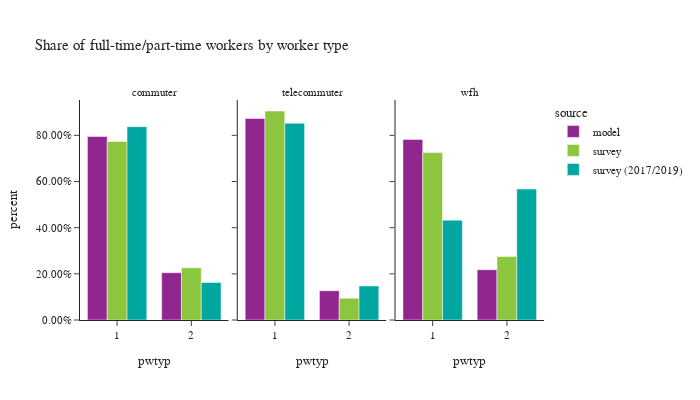

The cell this chart's notebook holds for it:
### Code cell
# worker counts by worker type
df_worker_count = workers.groupby(['source','worker_type','pwtyp'])['pdexpfac']. \
    sum().reset_index()
df_worker_count['percent'] = df_worker_count.groupby(['source','worker_type'], group_keys=False)['pdexpfac']. \
    apply(lambda x: x / float(x.sum()))

df_worker_count_ct = workers.groupby(['source','worker_type','pwtyp'])['pdexpfac'].count().reset_index(). \
    rename(columns={'pdexpfac':'sample count'})
df_worker_count = df_worker_count.merge(df_worker_count_ct, on=['source','worker_type','pwtyp']). \
    rename(columns={'pdexpfac':'total count'})

fig = px.bar(df_worker_count.sort_values(by=['source']), x='pwtyp', y="percent",
             facet_col="worker_type",color="source",hover_data=['sample count','total count'],
             barmode="group",
             title="Share of full-time/part-time workers by worker type")
fig.for_each_annotation(lambda a: a.update(text = a.text.split("=")[-1]))
fig.update_layout(height=400, width=700, font=dict(size=11),
                  yaxis_tickformat = '.2%')
fig.show()

### Figure 1 — Plotly figure (JSON) as saved in the notebook; plotly's stock layout.template omitted (floating-point values rounded to 4 significant figures)
{"data": [{"alignmentgroup": "True", "customdata": [[1358000.0, 1358000.0], [350000.0, 350000.0]], "hovertemplate": "source=model<br>worker_type=commuter<br>pwtyp=%{x}<br>percent=%{y}<br>sample count=%{customdata[0]}<br>total count=%{customdata[1]}<extra></extra>", "legendgroup": "model", "marker": {"color": "#91268F", "pattern": {"shape": ""}}, "name": "model", "offsetgroup": "model", "orientation": "v", "showlegend": true, "textposition": "auto", "type": "bar", "x": [1.0, 2.0], "xaxis": "x", "y": [0.7951, 0.2049], "yaxis": "y"}, {"alignmentgroup": "True", "customdata": [[257600.0, 257600.0], [37420.0, 37420.0]], "hovertemplate": "source=model<br>worker_type=telecommuter<br>pwtyp=%{x}<br>percent=%{y}<br>sample count=%{customdata[0]}<br>total count=%{customdata[1]}<extra></extra>", "legendgroup": "model", "marker": {"color": "#91268F", "pattern": {"shape": ""}}, "name": "model", "offsetgroup": "model", "orientation": "v", "showlegend": false, "textposition": "auto", "type": "bar", "x": [1.0, 2.0], "xaxis": "x2", "y": [0.8731, 0.1269], "yaxis": "y2"}, {"alignmentgroup": "True", "customdata": [[217400.0, 217400.0], [60530.0, 60530.0]], "hovertemplate": "source=model<br>worker_type=wfh<br>pwtyp=%{x}<br>percent=%{y}<br>sample count=%{customdata[0]}<br>total count=%{customdata[1]}<extra></extra>", "legendgroup": "model", "marker": {"color": "#91268F", "pattern": {"shape": ""}}, "name": "model", "offsetgroup": "model", "orientation": "v", "showlegend": false, "textposition": "auto", "type": "bar", "x": [1.0, 2.0], "xaxis": "x3", "y": [0.7822, 0.2178], "yaxis": "y3"}, {"alignmentgroup": "True", "customdata": [[373.0, 273900.0], [1573.0, 936900.0]], "hovertemplate": "source=survey<br>worker_type=commuter<br>pwtyp=%{x}<br>percent=%{y}<br>sample count=%{customdata[0]}<br>total count=%{customdata[1]}<extra></extra>", "legendgroup": "survey", "marker": {"color": "#8CC63E", "pattern": {"shape": ""}}, "name": "survey", "offsetgroup": "survey", "orientation": "v", "showlegend": true, "textposition": "auto", "type": "bar", "x": [2.0, 1.0], "xaxis": "x", "y": [0.2262, 0.7738], "yaxis": "y"}, {"alignmentgroup": "True", "customdata": [[71.0, 16110.0], [644.0, 154400.0]], "hovertemplate": "source=survey<br>worker_type=telecommuter<br>pwtyp=%{x}<br>percent=%{y}<br>sample count=%{customdata[0]}<br>total count=%{customdata[1]}<extra></extra>", "legendgroup": "survey", "marker": {"color": "#8CC63E", "pattern": {"shape": ""}}, "name": "survey", "offsetgroup": "survey", "orientation": "v", "showlegend": false, "textposition": "auto", "type": "bar", "x": [2.0, 1.0], "xaxis": "x2", "y": [0.09449, 0.9055], "yaxis": "y2"}, {"alignmentgroup": "True", "customdata": [[150.0, 59780.0], [600.0, 157800.0]], "hovertemplate": "source=survey<br>worker_type=wfh<br>pwtyp=%{x}<br>percent=%{y}<br>sample count=%{customdata[0]}<br>total count=%{customdata[1]}<extra></extra>", "legendgroup": "survey", "marker": {"color": "#8CC63E", "pattern": {"shape": ""}}, "name": "survey", "offsetgroup": "survey", "orientation": "v", "showlegend": false, "textposition": "auto", "type": "bar", "x": [2.0, 1.0], "xaxis": "x3", "y": [0.2748, 0.7252], "yaxis": "y3"}, {"alignmentgroup": "True", "customdata": [[4772.0, 1042000.0], [746.0, 201700.0]], "hovertemplate": "source=survey (2017/2019)<br>worker_type=commuter<br>pwtyp=%{x}<br>percent=%{y}<br>sample count=%{customdata[0]}<br>total count=%{customdata[1]}<extra></extra>", "legendgroup": "survey (2017/2019)", "marker": {"color": "#00A7A0", "pattern": {"shape": ""}}, "name": "survey (2017/2019)", "offsetgroup": "survey (2017/2019)", "orientation": "v", "showlegend": true, "textposition": "auto", "type": "bar", "x": [1.0, 2.0], "xaxis": "x", "y": [0.8378, 0.1622], "yaxis": "y"}, {"alignmentgroup": "True", "customdata": [[311.0, 101200.0], [66.0, 17520.0]], "hovertemplate": "source=survey (2017/2019)<br>worker_type=telecommuter<br>pwtyp=%{x}<br>percent=%{y}<br>sample count=%{customdata[0]}<br>total count=%{customdata[1]}<extra></extra>", "legendgroup": "survey (2017/2019)", "marker": {"color": "#00A7A0", "pattern": {"shape": ""}}, "name": "survey (2017/2019)", "offsetgroup": "survey (2017/2019)", "orientation": "v", "showlegend": false, "textposition": "auto", "type": "bar", "x": [1.0, 2.0], "xaxis": "x2", "y": [0.8525, 0.1475], "yaxis": "y2"}, {"alignmentgroup": "True", "customdata": [[297.0, 39840.0], [271.0, 52290.0]], "hovertemplate": "source=survey (2017/2019)<br>worker_type=wfh<br>pwtyp=%{x}<br>percent=%{y}<br>sample count=%{customdata[0]}<br>total count=%{customdata[1]}<extra></extra>", "legendgroup": "survey (2017/2019)", "marker": {"color": "#00A7A0", "pattern": {"shape": ""}}, "name": "survey (2017/2019)", "offsetgroup": "survey (2017/2019)", "orientation": "v", "showlegend": false, "textposition": "auto", "type": "bar", "x": [1.0, 2.0], "xaxis": "x3", "y": [0.4324, 0.5676], "yaxis": "y3"}], "layout": {"annotations": [{"font": {}, "showarrow": false, "text": "commuter", "x": 0.16, "xanchor": "center", "xref": "paper", "y": 1.0, "yanchor": "bottom", "yref": "paper"}, {"font": {}, "showarrow": false, "text": "telecommuter", "x": 0.5, "xanchor": "center", "xref": "paper", "y": 1.0, "yanchor": "bottom", "yref": "paper"}, {"font": {}, "showarrow": false, "text": "wfh", "x": 0.84, "xanchor": "center", "xref": "paper", "y": 1.0, "yanchor": "bottom", "yref": "paper"}], "barmode": "group", "font": {"size": 11}, "height": 400, "legend": {"title": {"text": "source"}, "tracegroupgap": 0}, "title": {"text": "Share of full-time/part-time workers by worker type"}, "width": 700, "xaxis": {"anchor": "y", "domain": [0.0, 0.32], "title": {"text": "pwtyp"}}, "xaxis2": {"anchor": "y2", "domain": [0.34, 0.66], "matches": "x", "title": {"text": "pwtyp"}}, "xaxis3": {"anchor": "y3", "domain": [0.68, 1.0], "matches": "x", "title": {"text": "pwtyp"}}, "yaxis": {"anchor": "x", "domain": [0.0, 1.0], "tickformat": ".2%", "title": {"text": "percent"}}, "yaxis2": {"anchor": "x2", "domain": [0.0, 1.0], "matches": "y", "showticklabels": false}, "yaxis3": {"anchor": "x3", "domain": [0.0, 1.0], "matches": "y", "showticklabels": false}}}
